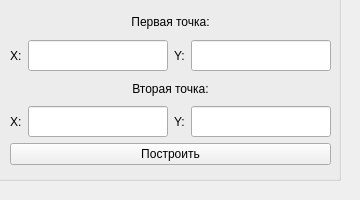
    <widget class="QWidget" name="tab">
     <attribute name="title">
      <string>Построение отрезка</string>
     </attribute>
     <widget class="QGroupBox" name="groupBox_3">
      <property name="geometry">
       <rect>
        <x>-10</x>
        <y>-10</y>
        <width>351</width>
        <height>191</height>
       </rect>
      </property>
      <property name="title">
       <string/>
      </property>
      <widget class="QWidget" name="layoutWidget">
       <property name="geometry">
        <rect>
         <x>20</x>
         <y>20</y>
         <width>321</width>
         <height>155</height>
        </rect>
       </property>
       <layout class="QVBoxLayout" name="verticalLayout_7">
        <item>
         <layout class="QVBoxLayout" name="verticalLayout">
          <item>
           <widget class="QLabel" name="label">
            <property name="text">
             <string>Первая точка:</string>
            </property>
            <property name="alignment">
             <set>Qt::AlignCenter</set>
            </property>
           </widget>
          </item>
          <item>
           <layout class="QHBoxLayout" name="horizontalLayout_3">
            <item>
             <layout class="QHBoxLayout" name="horizontalLayout_2">
              <item>
               <widget class="QLabel" name="label_3">
                <property name="text">
                 <string>X:</string>
                </property>
               </widget>
              </item>
              <item>
               <widget class="QLineEdit" name="lineEdit_Xn">
                <property name="font">
                 <font>
                  <pointsize>14</pointsize>
                 </font>
                </property>
               </widget>
              </item>
             </layout>
            </item>
            <item>
             <layout class="QHBoxLayout" name="horizontalLayout">
              <item>
               <widget class="QLabel" name="label_5">
                <property name="text">
                 <string>Y:</string>
                </property>
               </widget>
              </item>
              <item>
               <widget class="QLineEdit" name="lineEdit_Yn">
                <property name="font">
                 <font>
                  <pointsize>14</pointsize>
                 </font>
                </property>
               </widget>
              </item>
             </layout>
            </item>
           </layout>
          </item>
         </layout>
        </item>
        <item>
         <layout class="QVBoxLayout" name="verticalLayout_6">
          <item>
           <widget class="QLabel" name="label_2">
            <property name="text">
             <string>Вторая точка:</string>
            </property>
            <property name="alignment">
             <set>Qt::AlignCenter</set>
            </property>
           </widget>
          </item>
          <item>
           <layout class="QHBoxLayout" name="horizontalLayout_6">
            <item>
             <layout class="QHBoxLayout" name="horizontalLayout_5">
              <item>
               <widget class="QLabel" name="label_4">
                <property name="text">
                 <string>X:</string>
                </property>
               </widget>
              </item>
              <item>
               <widget class="QLineEdit" name="lineEdit_Xk">
                <property name="font">
                 <font>
                  <pointsize>14</pointsize>
                 </font>
                </property>
               </widget>
              </item>
             </layout>
            </item>
            <item>
             <layout class="QHBoxLayout" name="horizontalLayout_4">
              <item>
               <widget class="QLabel" name="label_6">
                <property name="text">
                 <string>Y:</string>
                </property>
               </widget>
              </item>
              <item>
               <widget class="QLineEdit" name="lineEdit_Yk">
                <property name="font">
                 <font>
                  <pointsize>14</pointsize>
                 </font>
                </property>
               </widget>
              </item>
             </layout>
            </item>
           </layout>
          </item>
         </layout>
        </item>
        <item>
         <widget class="QPushButton" name="buildButton">
          <property name="text">
           <string>Построить</string>
          </property>
         </widget>
        </item>
       </layout>
      </widget>
     </widget>
    </widget>
